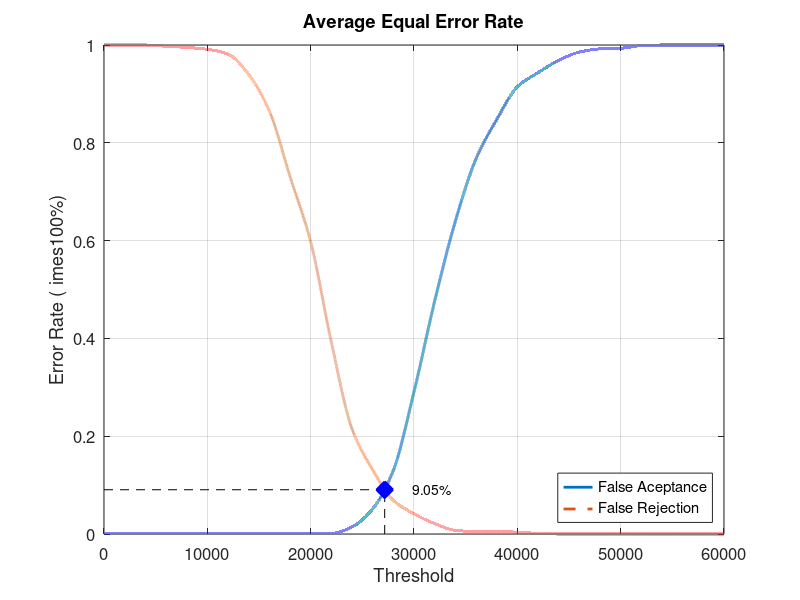
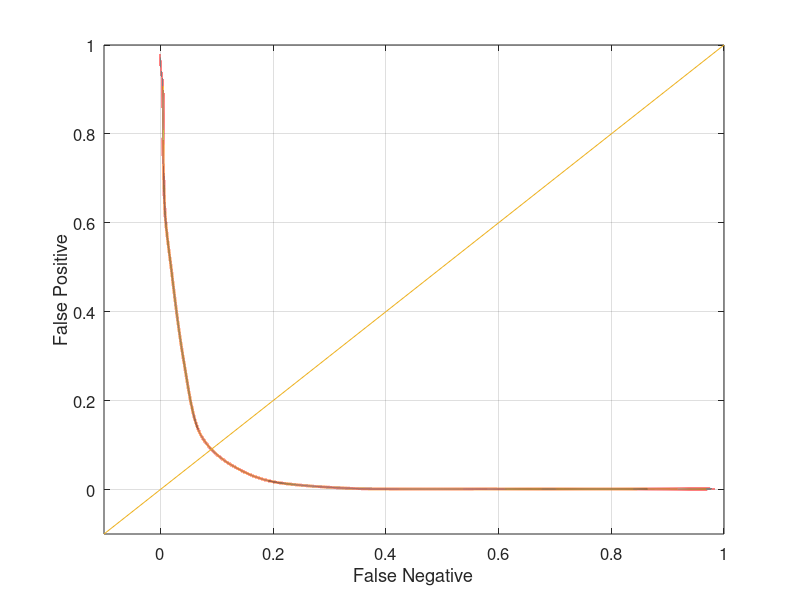

MATLAB code to generate these figures, in order:
close all;
clear;
clc;
x = 0:2000:60000;
xq = 0:0.5:60000;

y0 = [0 0.00131579 0.00131579 0.00131579 0.00131579 0.00131579 0.00131579 0.00131579 0.00131579 0.00131579 0.00131579 0.00131579 0.0144737 0.0513158 0.130263 0.290789 0.476316 0.639474 0.767105 0.847368 0.914474 0.943421 0.968421 0.985526 0.992105 0.993421 0.998684 1 1 1 1]
yy0 = interp1(x, y0, xq, 'pchip');
y1 = [1 1 1 0.9975 0.995 0.99125 0.98125 0.94 0.865 0.73125 0.5975 0.3925 0.215 0.13125 0.06875 0.04125 0.02125 0.0075 0.005 0.005 0.00375 0.00125 0 0 0 0 0 0 0 0 0]
yy1 = interp1(x, y1, xq, 'pchip');

% Calculating EER: 
y2 = abs(y0 - y1);
find(y2 == min(y2))
yy2 = abs(yy0 - yy1);
xEER = find(yy2 == min(yy2));
xEERIndex = xq(xEER) % X-axis EER
yEER = yy0(xEER) % Y-axis EER

main = figure
plot(xq, yy0,'-','LineWidth', 2);	hold on
plot(xq, yy1,'--','LineWidth', 2);	hold on
plot([xEERIndex xEERIndex], [0 yEER], 'k--');	hold on
plot([0 xEERIndex], [yEER yEER], 'k--');	hold on
plot(xEERIndex, yEER, 'bx', 'LineWidth', 10);	hold on
text(xEERIndex + 10 * xEERIndex / 100, yEER, [num2str(round((10000 * yEER)) / 100) '%'])
legend('False Aceptance', 'False Rejection', 'Location', 'SouthEast')
xlabel('Threshold')
ylabel('Error Rate (	imes100%)')
title('Average Equal Error Rate')
set(gca, 'FontSize', 12)
axis([0 60000 0 1])
grid on

print(main, 'Experiment5AverageMain', '-dpng');
FNRxFPR = figure('Color', [1 1 1]);
plot(yy1, yy0, '-', yy1, yy0, 'LineWidth', 2);
hold on
y = -0.1:0.1:1
plot(y, y); 
set(gca, 'FontSize', 12)
xlabel('False Negative')
ylabel('False Positive')
axis([-0.1 1 -0.1 1])
set(gca, 'FontSize', 12)
grid on

print(FNRxFPR, 'Experiment5AverageFNRxFPR','-dpng');
